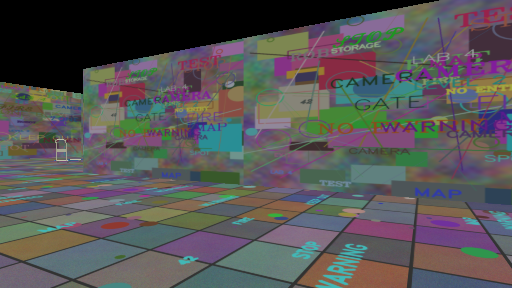
#> input picture docs/images/samples/stereo_left.png, 512 x 288 px, found by its file name
$ python -i make_pipeline_figures.py   (imports and definitions only)
#> lines starting #> are read from the running program, lines starting #| are printed output that depends on the picture; after the words box and inside, x2 and y2 are one past the last pixel; in counts of white or black regions, pixels touching at a corner belong together
#> in fig_stereo, left is the input picture: shape (288, 512, 3); mean B, G, R 85.3, 84.1, 86.1
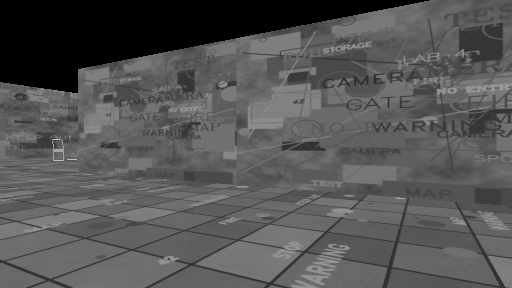
#> input picture docs/images/samples/stereo_right.png, 512 x 288 px, found by its file name
#> in fig_stereo, right is the input picture: shape (288, 512); min 0, max 192, mean 85.2
### spot_controller/perception/stereo_depth.py
"""Stereo block matching on the CPU: rectified pair -> disparity -> metric depth.

    left, right (rectified)  --SGBM-->  disparity d [px]  --z = fx * B / d-->  depth [m]

OpenCV's semi-global matching (SGBM, 3-way) with a left-right consistency check; invalid pixels
(no texture, occluded, out of range) are 0. Runs at 512x288 in about 20 ms on one core.
"""
import cv2
import numpy as np

MAX_DEPTH = 15.0


class StereoMatcher:

    def __init__(self, intr, num_disp=96, block=7, max_depth=MAX_DEPTH):
        self.intr = intr
        self.num_disp = num_disp
        self.max_depth = max_depth
        self.sgbm = cv2.StereoSGBM_create(
            minDisparity=0, numDisparities=num_disp, blockSize=block,
            P1=8 * block * block, P2=32 * block * block, disp12MaxDiff=1,
            uniquenessRatio=8, speckleWindowSize=80, speckleRange=2, preFilterCap=31,
            mode=cv2.STEREO_SGBM_MODE_SGBM_3WAY)

    def disparity(self, left_gray, right_gray):
        # SGBM leaves the first `num_disp` columns invalid (no match window to the left of the image);
        # padding both images lets the real left edge be matched, at the cost of ~15 % more pixels.
        pad = self.num_disp
        left_p = cv2.copyMakeBorder(left_gray, 0, 0, pad, 0, cv2.BORDER_REPLICATE)
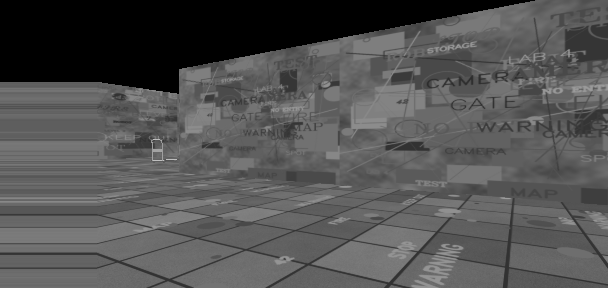
#> left_p: shape (288, 608); min 0, max 191, mean 83
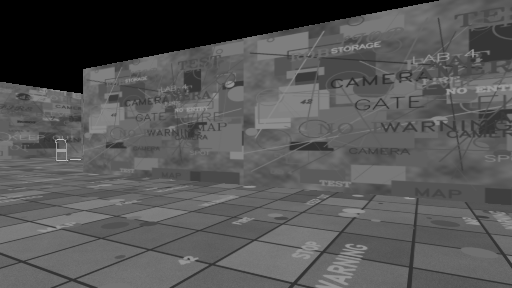
#> left_gray: shape (288, 512); min 0, max 191, mean 84.8
        right_p = cv2.copyMakeBorder(right_gray, 0, 0, pad, 0, cv2.BORDER_REPLICATE)
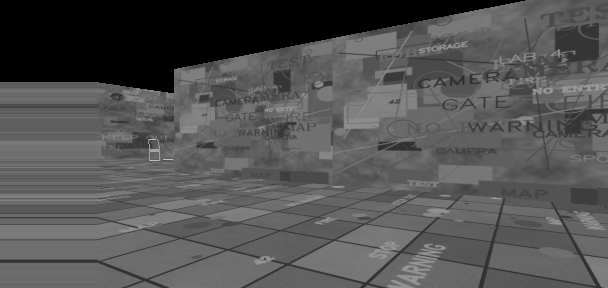
#> right_p: shape (288, 608); min 0, max 192, mean 83.4
        disp = self.sgbm.compute(left_p, right_p)[:, pad:].astype(np.float32) / 16.0
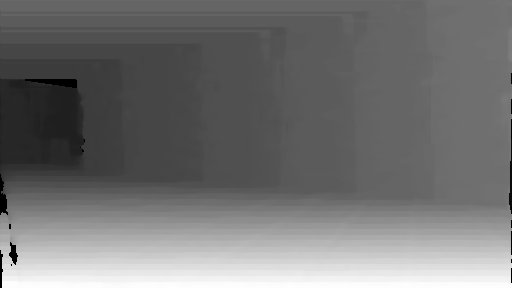
#> disp: shape (288, 512) float32; min -1, max 24.19, mean 10.4; drawn with min black and max white
        disp[disp < 0.8] = 0.0
#> disp: shape (288, 512) float32; 0.52% of pixels changed, all inside (x1, y1, x2, y2) = (0, 73, 512, 288)
        return disp

    def depth_from_disparity(self, disp):
        depth = np.zeros_like(disp)
        valid = disp > 0
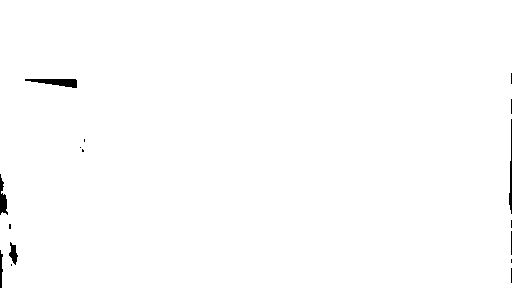
#> valid: shape (288, 512) bool; 99.4% white; 16 black regions (10 under 20 px), largest, box (x1, y1, x2, y2) and area: (25, 79, 77, 88) 280, (0, 174, 8, 215) 176, (509, 119, 512, 214) 156, (9, 242, 18, 265) 111, (0, 250, 3, 288) 78, (511, 231, 512, 255) 24
#> (the run stopped early here; a loop or call above may not have finished)
